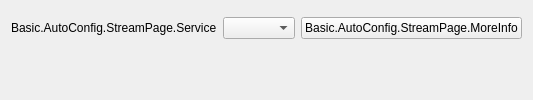
          <widget class="QWidget" name="widget_5" native="true">
           <property name="sizePolicy">
            <sizepolicy hsizetype="Preferred" vsizetype="Maximum">
             <horstretch>0</horstretch>
             <verstretch>0</verstretch>
            </sizepolicy>
           </property>
           <layout class="QFormLayout" name="topStreamLayout">
            <property name="fieldGrowthPolicy">
             <enum>QFormLayout::AllNonFixedFieldsGrow</enum>
            </property>
            <property name="labelAlignment">
             <set>Qt::AlignRight|Qt::AlignTrailing|Qt::AlignVCenter</set>
            </property>
            <item row="3" column="0">
             <widget class="QLabel" name="serviceLabel">
              <property name="text">
               <string>Basic.AutoConfig.StreamPage.Service</string>
              </property>
              <property name="buddy">
               <cstring>service</cstring>
              </property>
             </widget>
            </item>
            <item row="3" column="1">
             <widget class="QWidget" name="serviceWidget" native="true">
              <layout class="QHBoxLayout" name="serviceWidgetLayout" stretch="0,0">
               <property name="leftMargin">
                <number>0</number>
               </property>
               <property name="topMargin">
                <number>0</number>
               </property>
               <property name="rightMargin">
                <number>0</number>
               </property>
               <property name="bottomMargin">
                <number>0</number>
               </property>
               <item>
                <widget class="QComboBox" name="service">
                 <property name="maxVisibleItems">
                  <number>20</number>
                 </property>
                </widget>
               </item>
               <item>
                <widget class="UrlPushButton" name="moreInfoButton">
                 <property name="sizePolicy">
                  <sizepolicy hsizetype="Maximum" vsizetype="Fixed">
                   <horstretch>0</horstretch>
                   <verstretch>0</verstretch>
                  </sizepolicy>
                 </property>
                 <property name="text">
                  <string>Basic.AutoConfig.StreamPage.MoreInfo</string>
                 </property>
                </widget>
               </item>
              </layout>
             </widget>
            </item>
            <item row="1" column="0">
             <spacer name="horizontalSpacer_17">
              <property name="orientation">
               <enum>Qt::Horizontal</enum>
              </property>
              <property name="sizeHint" stdset="0">
               <size>
                <width>170</width>
                <height>0</height>
               </size>
              </property>
             </spacer>
            </item>
           </layout>
          </widget>
